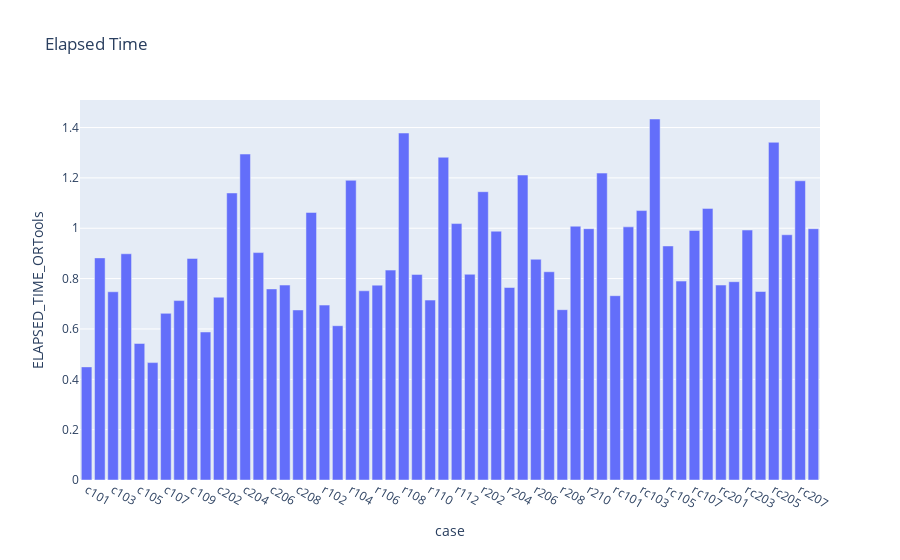

Notebook cell for this chart:
### Code cell
# 棒グラフ作成
fig = px.bar(temp_df, x='case', y='ELAPSED_TIME_ORTools', title='Elapsed Time')

fig.show()

### Figure 1 — Plotly figure (JSON) as saved in the notebook; plotly's stock layout.template omitted (floating-point values rounded to 4 significant figures)
{"data": [{"alignmentgroup": "True", "hovertemplate": "case=%{x}<br>ELAPSED_TIME_ORTools=%{y}<extra></extra>", "legendgroup": "", "marker": {"color": "#636efa", "pattern": {"shape": ""}}, "name": "", "offsetgroup": "", "orientation": "v", "showlegend": false, "textposition": "auto", "type": "bar", "x": ["c101", "c102", "c103", "c104", "c105", "c106", "c107", "c108", "c109", "c201", "c202", "c203", "c204", "c205", "c206", "c207", "c208", "r101", "r102", "r103", "r104", "r105", "r106", "r107", "r108", "r109", "r110", "r111", "r112", "r201", "r202", "r203", "r204", "r205", "r206", "r207", "r208", "r209", "r210", "r211", "rc101", "rc102", "rc103", "rc104", "rc105", "rc106", "rc107", "rc108", "rc201", "rc202", "rc203", "rc204", "rc205", "rc206", "rc207", "rc208"], "xaxis": "x", "y": [0.4493, 0.8823, 0.7476, 0.8986, 0.5424, 0.4663, 0.6619, 0.7127, 0.8801, 0.5879, 0.7261, 1.14, 1.295, 0.9033, 0.759, 0.7743, 0.6753, 1.063, 0.6948, 0.6129, 1.19, 0.7516, 0.774, 0.8337, 1.378, 0.8166, 0.7146, 1.282, 1.019, 0.8171, 1.145, 0.9883, 0.7646, 1.211, 0.8769, 0.8272, 0.6765, 1.008, 0.9983, 1.219, 0.7321, 1.005, 1.07, 1.434, 0.9296, 0.7901, 0.9911, 1.079, 0.7743, 0.7877, 0.9929, 0.7487, 1.341, 0.9741, 1.189, 0.9982], "yaxis": "y"}], "layout": {"barmode": "relative", "legend": {"tracegroupgap": 0}, "title": {"text": "Elapsed Time"}, "xaxis": {"anchor": "y", "domain": [0, 1], "title": {"text": "case"}}, "yaxis": {"anchor": "x", "domain": [0, 1], "title": {"text": "ELAPSED_TIME_ORTools"}}}}
